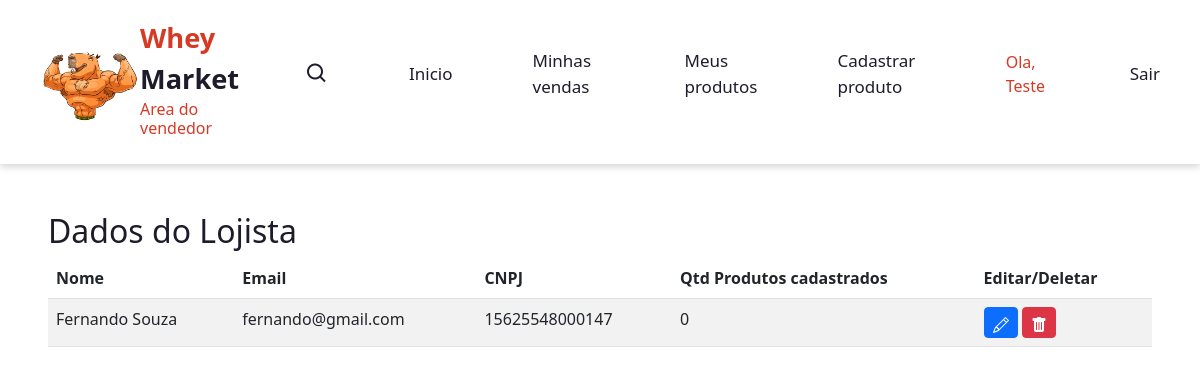
Page /lojistaPage.php (signed in) on the committed database.
### tables this page shows
CREATE TABLE `lojista` (
  `ID` int(11) NOT NULL,
  `CNPJ` char(14) DEFAULT NULL,
  `email` varchar(50) DEFAULT NULL,
  `Nome` varchar(100) DEFAULT NULL,
  `senha` char(32) DEFAULT NULL,
  `fk_Cadastro_Tipo_ID` int(11) DEFAULT NULL
);

### lojistaPage.php (the view, shortened to what this page needs)
<?php
require('conexao.php');
$idLojista = $_SESSION['id'];
$sql = "select * from lojista where ID = '$idLojista'";
if ($result = $conn->query($sql)) {
    $lojista = mysqli_fetch_assoc($result);
    $sql2 = "SELECT * from produto where fk_Lojista_ID=$idLojista";
    $result2 = $conn->query($sql2);
} else {
}
?>
<!DOCTYPE html>
<html lang="Pt-br">
<head>
    <link href="https://cdn.jsdelivr.net/npm/bootstrap@5.3.0-alpha3/dist/css/bootstrap.min.css" rel="stylesheet"
>
    <link href='https://unpkg.com/boxicons@2.1.2/css/boxicons.min.css' rel='stylesheet'>
    <link rel="stylesheet" href="css/style.css">
</head>
<body>
<header>
    <nav class="navigation ">
        <div class="flex-center-logo">
            <a href="lojistaPage.php"><img src="src/img/logo.png" width="100px" height="100px"></a>
            <a href="lojistaPage.php" class="logo">Whey <span>Market</span>
                <h6>Area do vendedor</h6>
            </a>
        </div>
        <div>
            <ul class="nav-menu">
                <i class='bx bx-search'></i>
                <li class="nav-item"><a href="lojistaPage.php">Inicio</a></li>
                <li class="nav-item"><a href="#">Minhas vendas</a></li>
                <li class="nav-item"><a href="listarProdutos.php">Meus produtos</a></li>
                <li class="nav-item"><a href="cadastroProduto.php">Cadastrar produto</a></li>
                <li class="nav-item"><span class='text-red'>Ola, <?php echo $_SESSION['Nome'] ?></span></li>
                <li class="nav-item"><a href="logout.php">Sair</a></li>
            </ul>
        </div>
    </nav>
</header>
<div class="container-fluid">
    <div class="row">
        <div class="col p-5">
            <table class="table table-hover table-striped">
                <thead>
                <h2>Dados do Lojista</h2>
                <tr>
                    <th scope="col">Nome</th>
                    <th scope="col">Email</th>
                    <th scope="col">CNPJ</th>
                    <th scope="col">Qtd Produtos cadastrados</th>
                    <th scope="col">Editar/Deletar</th>
                </tr>
                </thead>
                <tbody>
                <tr>
                    <td><?php echo $lojista['Nome'] ?></td>
                    <td><?php echo $lojista['email'] ?></td>
                    <td><?php echo $lojista['CNPJ'] ?></td>
                    <td><?php echo mysqli_num_rows($result2) ?></td>
                    <td>
                        <a class='btn btn-sm btn-primary' href='editLojista.php?&id=<?php echo $lojista['ID'] ?>'
                           title='Editar'>
                        </a>
                        <button type="button" class="btn btn-sm btn-danger" id="btn-confirm" data-bs-toggle="modal"
                                data-bs-target="#JanelaModal">
                        </button>
</body>
</html>

### css/style.css (style rules this page uses)
* { margin: 0; padding: 0; box-sizing: border-box; list-style: none; text-decoration: none; }
:root { --red:#d63a25; --white:#fff; --dark:#1e1c2a; }
.flex-center-logo { display: flex; align-items: center; }
body { color: var(--dark); background: var(--white); }
.navigation { display: flex; align-items: center; justify-content: space-between; padding: 18px 40px; box-shadow: 0 0.1rem 0.5rem #ccc; width: 100%; background: var(--white); transition: all 0.5s; }
.navigation .logo { color: var(--red); font-size: 1.7rem; font-weight: 600; }
.logo span { color: var(--dark); left: 100px; }
.navigation ul { display: flex; align-items: center; gap: 5rem; }
.navigation ul li a { color: var(--dark); font-size: 17px; font-weight: 500; transition: all 0.5s; }
.navigation i { cursor: pointer; font-size: 1.5rem; }
a { text-decoration: none; color: inherit; }
.text-red { color:var(--red) }

### rows in the picture
lojista: Nome "Fernando Souza", email "fernando@gmail.com", CNPJ "15625548000147"

### other values in the picture
$_SESSION['Nome'] "Teste"
mysqli_num_rows($result2) "0"
